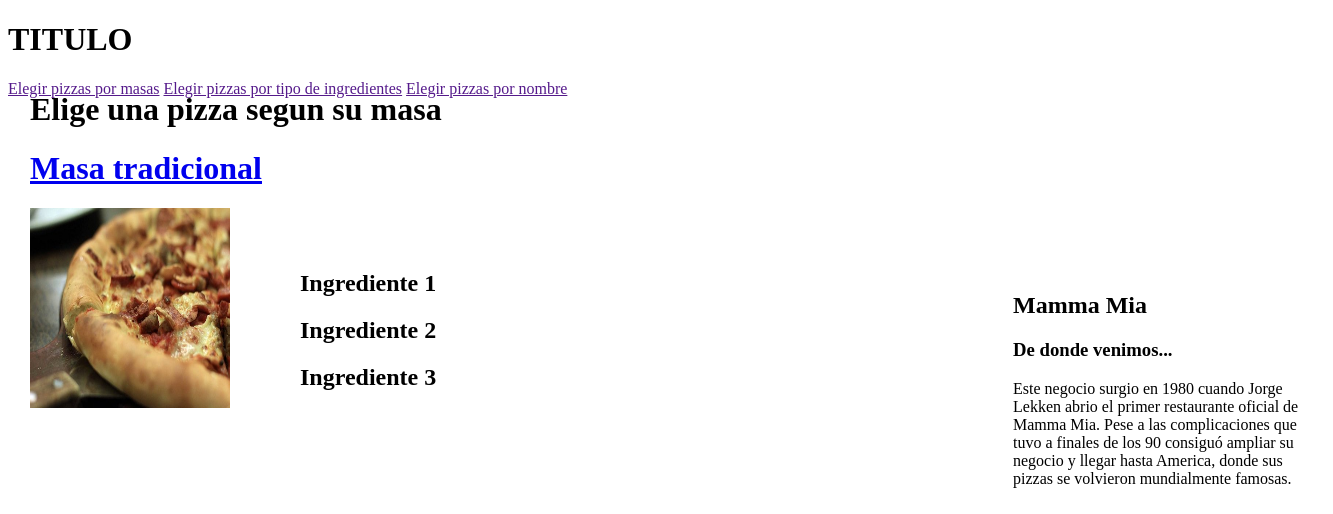
Before: / with the older database file.
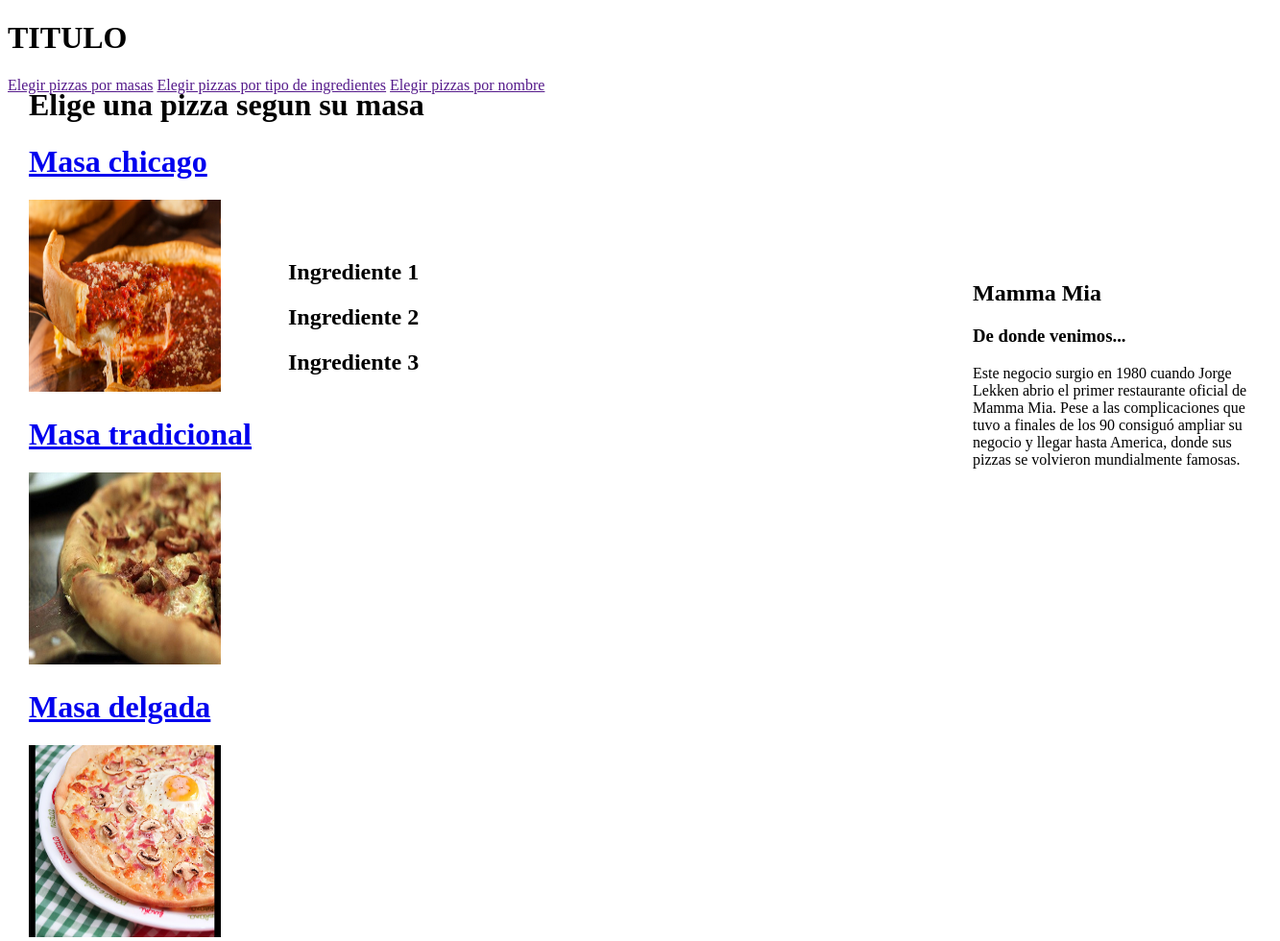
After: the same page with the newer database file.
### MammaMia/models.py (models this page shows)
class Masa(models.Model):
    nameMa = models.CharField(max_length = 255)
    image = models.ImageField(upload_to ='media')
    def getMasa(self):
        return reverse('masaPage', args=[self.pk])

### MammaMia/views.py (the view)
# urls.py: path('', views.homepage, name = 'home'),
def homepage(request):
    masas = Masa.objects.all()
    context = {'masas':masas}
    return render(request, 'home.html', context)

### MammaMia/templates/home.html (shortened to what this page needs)
<!DOCTYPE html>
<html lang="en">
    <head>
        {% load static %}
       <link rel="stylesheet" type="text/css" href="{% static 'css/diseno.css' %}"/>
    </head>
    <header>
        <h1>TITULO</h1>
    </header>
    <nav>
        <a href="">Elegir pizzas por masas</a>
        <a href="">Elegir pizzas por tipo de ingredientes</a>
        <a href=""> Elegir pizzas por nombre</a>
    </nav>
    <body>
        <div class="contenedorMasa">
         <h1>Elige una pizza segun su masa</h1>
            {% for masa in masas%}
                <div class="masasInicio">
                    {% if masa.getMasa %}
                    <a href="{{masa.getMasa}}"> <h1> {{masa.nameMa}}</h1>
                        {% if masa.image %}
                         <img src= "{{masa.image}}" height="200" width="200"/>
                        {% endif %}
                    </a>
                    {% endif %}
                </div>
            {%endfor%}
        </div>
        <div class="contenedorIngred">
            <h2>Ingrediente 1</h2>
            <h2>Ingrediente 2</h2>
            <h2>Ingrediente 3</h2>
        </div>
        <div class="contenedorDescrip">
            <h2>Mamma Mia</h2>
          <h3>De donde venimos...</h3>
         <p>Este negocio surgio en 1980 cuando Jorge Lekken abrio el primer restaurante oficial de Mamma Mia.
            Pese a las complicaciones que tuvo a finales de los 90 consiguó ampliar su negocio y llegar hasta America,
            donde sus pizzas se volvieron mundialmente famosas.
         </p>
        </div>
    </body>
</html>

### MammaMia/static/css/diseno.css (style rules this page uses)
.contenedorMasa { position: absolute; left: 30px; top: 70px; height: 200px; width: 700px; }
.contenedorIngred { position: absolute; top: 250px; left: 300px; height: 200px; width: 700px; }
.contenedorDescrip { position: absolute; top: 272px; left: 1013px; height: 600px; width: 310px; }

Changed rows visible on the page:
added Masa: nameMa "Masa chicago", image (picture)
added Masa: nameMa "Masa delgada", image (picture)
